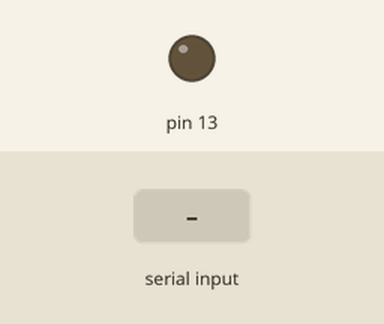
Simulated run of this sketch. Board: Arduino Uno, built with avr-gcc and run on an emulated ATmega328P. Shown: output pins drawn as LEDs (lit = HIGH). The inputs (shaded band) are chosen by the test bench. What the sketch prints to the serial monitor is not drawn.

Above: at 1.2 s.
1.3 s: "1\n" received over Serial
At 2.5 s:
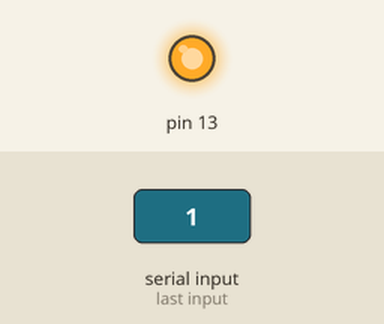
2.8 s: "0\n" received over Serial
At 3.9 s:
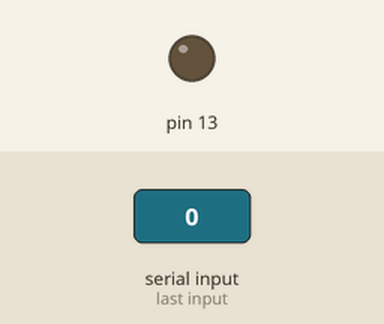
Timing chart, 0 to 5.8 s (numbered marks = the images above; inputs shaded):
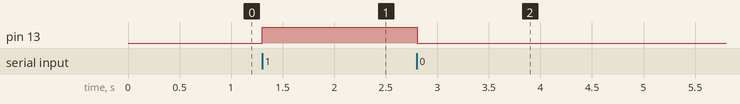

Measured:
- after the input at 1.3 s, pin 13: LOW → HIGH at once
- after the input at 2.8 s, pin 13: HIGH → LOW at once

The sketch:

lasertest.ino
```cpp
/* Laser transmitter module test project
 * tutorial and circuit url http://osoyoo.com/?p=640
*/
char val;
void setup()
{
  Serial.begin(9600);
  pinMode(13, OUTPUT);
  Serial.print("Start\n");
}
void loop() {
  val=Serial.read();
  Serial.print(val);
  Serial.print("\n");

   if(val=='1')
  {
     digitalWrite(13, HIGH);
     Serial.print("1===================\n");
   }
  if(val=='0')
  {
    digitalWrite(13, LOW);
    Serial.print("0+++++++++++++++++++\n");
   }


}
```
